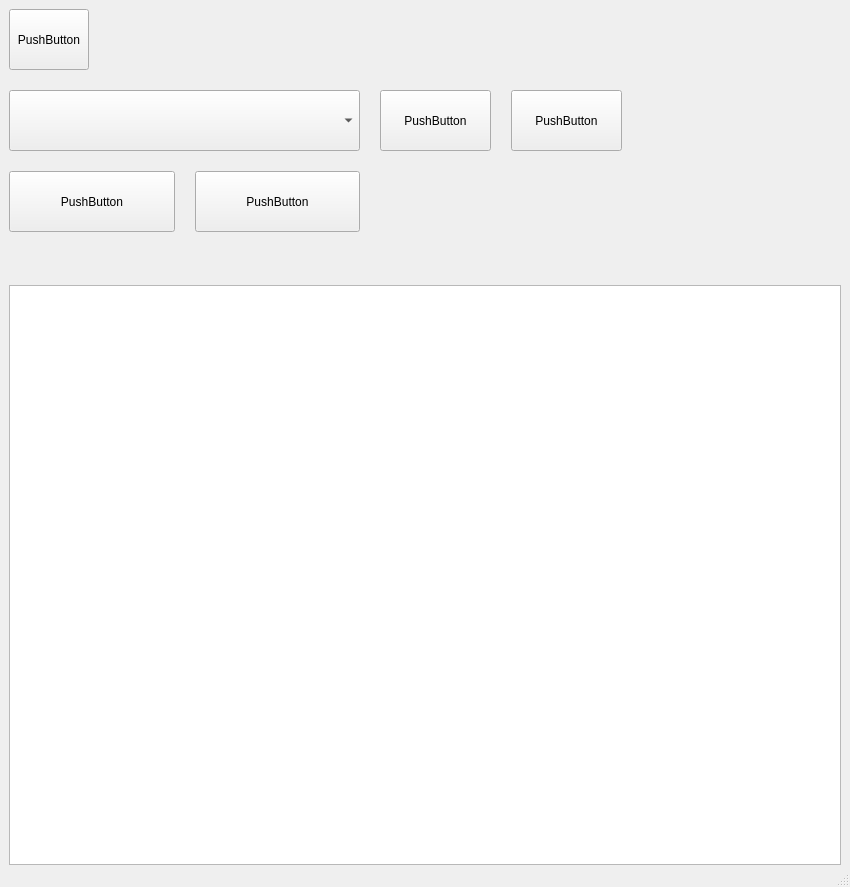
<?xml version="1.0" encoding="UTF-8"?>
<ui version="4.0">
 <class>MainWindow</class>
 <widget class="QMainWindow" name="MainWindow">
  <property name="geometry">
   <rect>
    <x>0</x>
    <y>0</y>
    <width>850</width>
    <height>887</height>
   </rect>
  </property>
  <property name="minimumSize">
   <size>
    <width>850</width>
    <height>0</height>
   </size>
  </property>
  <property name="windowTitle">
   <string>MainWindow</string>
  </property>
  <widget class="QWidget" name="centralwidget">
   <property name="sizePolicy">
    <sizepolicy hsizetype="MinimumExpanding" vsizetype="MinimumExpanding">
     <horstretch>0</horstretch>
     <verstretch>0</verstretch>
    </sizepolicy>
   </property>
   <property name="minimumSize">
    <size>
     <width>850</width>
     <height>0</height>
    </size>
   </property>
   <layout class="QVBoxLayout" name="verticalLayout">
    <property name="bottomMargin">
     <number>0</number>
    </property>
    <item>
     <layout class="QHBoxLayout" name="horizontalLayout">
      <item>
       <layout class="QGridLayout" name="gridLayout">
        <property name="spacing">
         <number>20</number>
        </property>
        <item row="0" column="0">
         <widget class="QPushButton" name="pushButton">
          <property name="minimumSize">
           <size>
            <width>0</width>
            <height>61</height>
           </size>
          </property>
          <property name="maximumSize">
           <size>
            <width>80</width>
            <height>16777215</height>
           </size>
          </property>
          <property name="text">
           <string>PushButton</string>
          </property>
         </widget>
        </item>
        <item row="1" column="0">
         <widget class="QComboBox" name="comboBox">
          <property name="sizePolicy">
           <sizepolicy hsizetype="Minimum" vsizetype="Fixed">
            <horstretch>0</horstretch>
            <verstretch>0</verstretch>
           </sizepolicy>
          </property>
          <property name="minimumSize">
           <size>
            <width>351</width>
            <height>61</height>
           </size>
          </property>
         </widget>
        </item>
        <item row="1" column="2">
         <widget class="QPushButton" name="pushButton_5">
          <property name="minimumSize">
           <size>
            <width>111</width>
            <height>61</height>
           </size>
          </property>
          <property name="text">
           <string>PushButton</string>
          </property>
         </widget>
        </item>
        <item row="2" column="0">
         <layout class="QHBoxLayout" name="horizontalLayout_2">
          <property name="spacing">
           <number>20</number>
          </property>
          <item>
           <widget class="QPushButton" name="pushButton_3">
            <property name="minimumSize">
             <size>
              <width>131</width>
              <height>61</height>
             </size>
            </property>
            <property name="maximumSize">
             <size>
              <width>16777215</width>
              <height>16777215</height>
             </size>
            </property>
            <property name="text">
             <string>PushButton</string>
            </property>
           </widget>
          </item>
          <item>
           <widget class="QPushButton" name="pushButton_2">
            <property name="minimumSize">
             <size>
              <width>150</width>
              <height>61</height>
             </size>
            </property>
            <property name="text">
             <string>PushButton</string>
            </property>
           </widget>
          </item>
         </layout>
        </item>
        <item row="1" column="1">
         <widget class="QPushButton" name="pushButton_4">
          <property name="minimumSize">
           <size>
            <width>111</width>
            <height>61</height>
           </size>
          </property>
          <property name="text">
           <string>PushButton</string>
          </property>
         </widget>
        </item>
       </layout>
      </item>
      <item>
       <layout class="QHBoxLayout" name="horizontalLayout_3">
        <property name="spacing">
         <number>0</number>
        </property>
        <item>
         <spacer name="horizontalSpacer">
          <property name="orientation">
           <enum>Qt::Horizontal</enum>
          </property>
          <property name="sizeHint" stdset="0">
           <size>
            <width>40</width>
            <height>20</height>
           </size>
          </property>
         </spacer>
        </item>
        <item>
         <widget class="QLabel" name="label">
          <property name="minimumSize">
           <size>
            <width>200</width>
            <height>0</height>
           </size>
          </property>
          <property name="maximumSize">
           <size>
            <width>400</width>
            <height>200</height>
           </size>
          </property>
          <property name="layoutDirection">
           <enum>Qt::RightToLeft</enum>
          </property>
          <property name="text">
           <string/>
          </property>
          <property name="pixmap">
           <pixmap resource="../1.qrc">:/a.png</pixmap>
          </property>
          <property name="scaledContents">
           <bool>true</bool>
          </property>
         </widget>
        </item>
       </layout>
      </item>
     </layout>
    </item>
    <item>
     <spacer name="verticalSpacer">
      <property name="orientation">
       <enum>Qt::Vertical</enum>
      </property>
      <property name="sizeHint" stdset="0">
       <size>
        <width>20</width>
        <height>40</height>
       </size>
      </property>
     </spacer>
    </item>
    <item>
     <widget class="QTableWidget" name="tableWidget">
      <property name="enabled">
       <bool>true</bool>
      </property>
      <property name="sizePolicy">
       <sizepolicy hsizetype="Expanding" vsizetype="Fixed">
        <horstretch>0</horstretch>
        <verstretch>0</verstretch>
       </sizepolicy>
      </property>
      <property name="minimumSize">
       <size>
        <width>500</width>
        <height>580</height>
       </size>
      </property>
     </widget>
    </item>
   </layout>
  </widget>
  <widget class="QMenuBar" name="menubar">
   <property name="geometry">
    <rect>
     <x>0</x>
     <y>0</y>
     <width>850</width>
     <height>20</height>
    </rect>
   </property>
  </widget>
  <widget class="QStatusBar" name="statusbar"/>
 </widget>
 <resources>
  <include location="../1.qrc"/>
 </resources>
 <connections/>
</ui>
